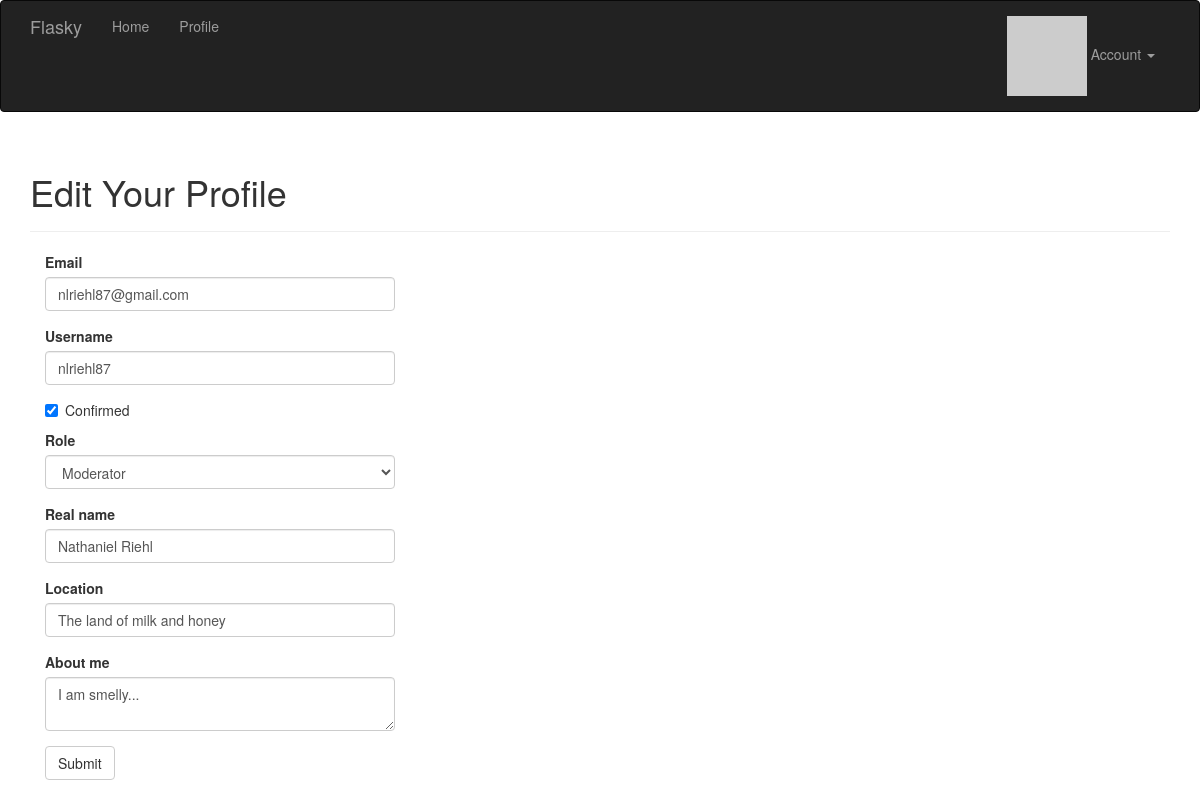
/edit-profile/1 (signed in), run on the app's committed database.
### app/models.py (models this page shows, shortened)
class User(UserMixin, db.Model):
    __tablename__ = 'users'
    id = db.Column(db.Integer, primary_key=True)
    email = db.Column(db.String(64), unique=True, index=True)
    username = db.Column(db.String(64), unique=True, index=True)
    password_hash = db.Column(db.String(128))
    role_id = db.Column(db.Integer, db.ForeignKey('roles.id'))
    confirmed = db.Column(db.Boolean, default=False)
    name = db.Column(db.String(64))
    location = db.Column(db.String(64))
    about_me = db.Column(db.Text())
    member_since = db.Column(db.DateTime(), default=datetime.utcnow)
    last_seen = db.Column(db.DateTime(), default=datetime.utcnow)
    avatar_hash = db.Column(db.String(32))
    @property
    def password(self):
        raise AttributeError('password is not a readable attribute')
    def can(self, perm):
        return self.role is not None and self.role.has_permission(perm)
    def ping(self):
        self.last_seen = datetime.utcnow()
        db.session.add(self)
        db.session.commit()
    def gravatar_hash(self):
        return hashlib.md5(self.email.lower().encode('utf-8')).hexdigest()
    def gravatar(self, size=100, default='identicon', rating='g'):
        url = 'https://secure.gravatar.com/avatar'
        hash = self.avatar_hash or self.gravatar_hash()
        return '{url}/{hash}?s={size}&d={default}&r={rating}'.format(
            url=url, hash=hash, size=size, default=default, rating=rating)

### app/main/views.py (the view, shortened to what this page needs)
@main.route('/edit-profile/<int:id>', methods=['GET', 'POST'])
@login_required
@admin_required
def edit_profile_admin(id):
    user = User.query.get_or_404(id)
    form = EditProfileAdminForm(user=user)
    form.email.data = user.email
    form.username.data = user.username
    form.confirmed.data = user.confirmed
    form.role.data = user.role_id
    form.name.data = user.name
    form.location.data = user.location
    form.about_me.data = user.about_me
    return render_template('edit_profile.html', form=form, user=user)

### app/main/forms.py (shortened to what this page needs)
class EditProfileAdminForm(FlaskForm):
    email = StringField('Email', validators=[DataRequired(), Length(1, 64),
                                             Email()])
    username = StringField('Username', validators=[
        DataRequired(), Length(1, 64),
        Regexp('^[A-Za-z][A-Za-z0-9_.]*$', 0,
               'Usernames must have only letters, numbers, dots or '
               'underscores')])
    confirmed = BooleanField('Confirmed')
    role = SelectField('Role', coerce=int)
    name = StringField('Real name', validators=[Length(0, 64)])
    location = StringField('Location', validators=[Length(0, 64)])
    about_me = TextAreaField('About me')
    submit = SubmitField('Submit')
    def __init__(self, user, *args, **kwargs):
        super(EditProfileAdminForm, self).__init__(*args, **kwargs)
        self.role.choices = [(role.id, role.name)
                             for role in Role.query.order_by(Role.name).all()]
        self.user = user

### app/auth/views.py (called while the page is built)
@auth.before_app_request
def before_request():
    if current_user.is_authenticated:
        current_user.ping()
        if not current_user.confirmed \
                and request.endpoint \
                and request.blueprint != 'auth' \
                and request.endpoint != 'static':
            return redirect(url_for('auth.unconfirmed'))

### app/main/__init__.py (called while the page is built)
@main.app_context_processor
def inject_permissions():
    return dict(Permission=Permission)

### app/models.py (called while the page is built)
@login_manager.user_loader
def load_user(user_id):
    return User.query.get(int(user_id))

    def has_permission(self, perm):
        return self.permissions & perm == perm

### app/templates/edit_profile.html (shortened to what this page needs)
{% extends "base.html" %}
{% import "bootstrap/wtf.html" as wtf %}
{% block page_content %}
<div class="page-header">
    <h1>Edit Your Profile</h1>
</div>
<div class="col-md-4">
    {{ wtf.quick_form(form) }}
</div>
{% endblock %}

### data on the page
User: email "nlriehl87@gmail.com", username "nlriehl87", confirmed "☑", role "Moderator", name "Nathaniel Riehl", location "The land of milk and honey", about_me "I am smelly..."
